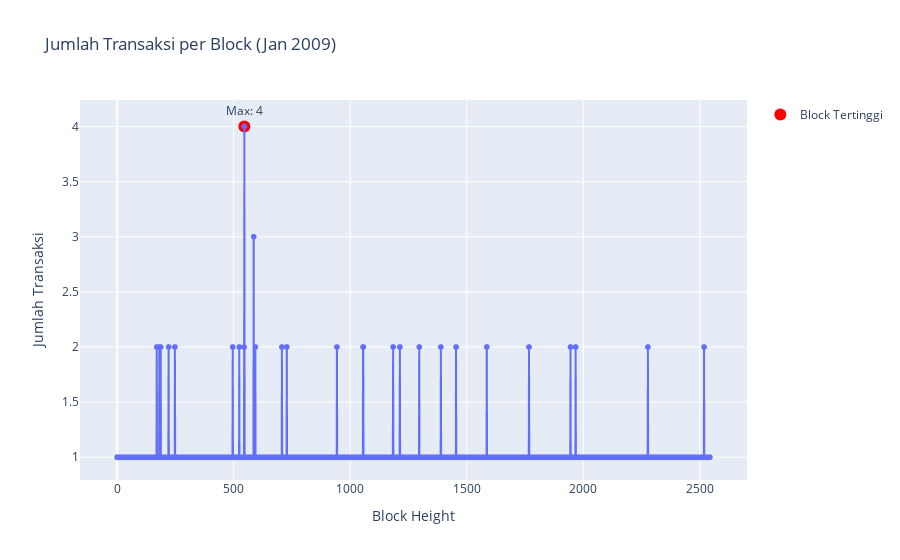

This figure's notebook cell:
### Code cell
import pandas as pd
import plotly.express as px

# Baca CSV
df = pd.read_csv("blocks_jan_2009.csv")

# Chart interaktif
fig = px.line(
    df, 
    x='height', 
    y='tx_count', 
    markers=True, 
    title='Jumlah Transaksi per Block (Jan 2009)',
    labels={'height':'Block Height', 'tx_count':'Jumlah Transaksi'}
)

# Highlight block tertinggi
max_tx = df['tx_count'].max()
max_block = df[df['tx_count'] == max_tx]
fig.add_scatter(
    x=max_block['height'], 
    y=max_block['tx_count'], 
    mode='markers+text',
    marker=dict(color='red', size=12),
    text=[f"Max: {row['tx_count']}" for _, row in max_block.iterrows()],
    textposition='top center',
    name='Block Tertinggi'
)

# Tampilkan chart interaktif
fig.show()

### Figure 1 — Plotly figure (JSON) as saved in the notebook; plotly's stock layout.template omitted (floating-point values rounded to 4 significant figures; data arrays with more than 128 entries replaced by an {"elided": "..."} marker saying what was removed)
{"data": [{"hovertemplate": "Block Height=%{x}<br>Jumlah Transaksi=%{y}<extra></extra>", "legendgroup": "", "line": {"color": "#636efa", "dash": "solid"}, "marker": {"symbol": "circle"}, "mode": "markers+lines", "name": "", "showlegend": false, "type": "scattergl", "x": {"elided": "2544 int values"}, "xaxis": "x", "y": {"elided": "2544 int values"}, "yaxis": "y"}, {"marker": {"color": "red", "size": 12}, "mode": "markers+text", "name": "Block Tertinggi", "text": ["Max: 4"], "textposition": "top center", "type": "scatter", "x": [546], "y": [4]}], "layout": {"legend": {"tracegroupgap": 0}, "title": {"text": "Jumlah Transaksi per Block (Jan 2009)"}, "xaxis": {"anchor": "y", "domain": [0, 1], "title": {"text": "Block Height"}}, "yaxis": {"anchor": "x", "domain": [0, 1], "title": {"text": "Jumlah Transaksi"}}}}
